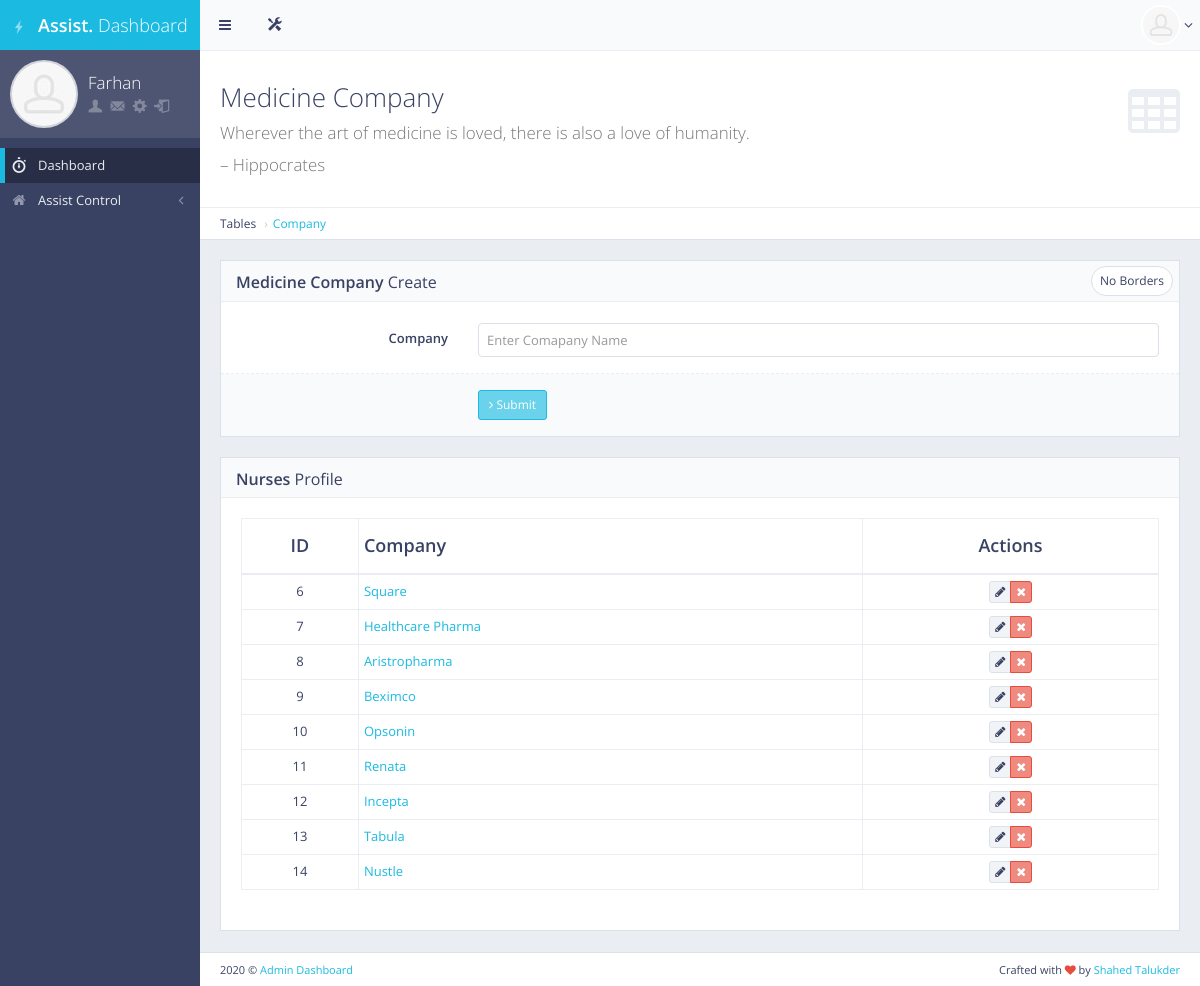
The app's page /company/ (signed in), older data.
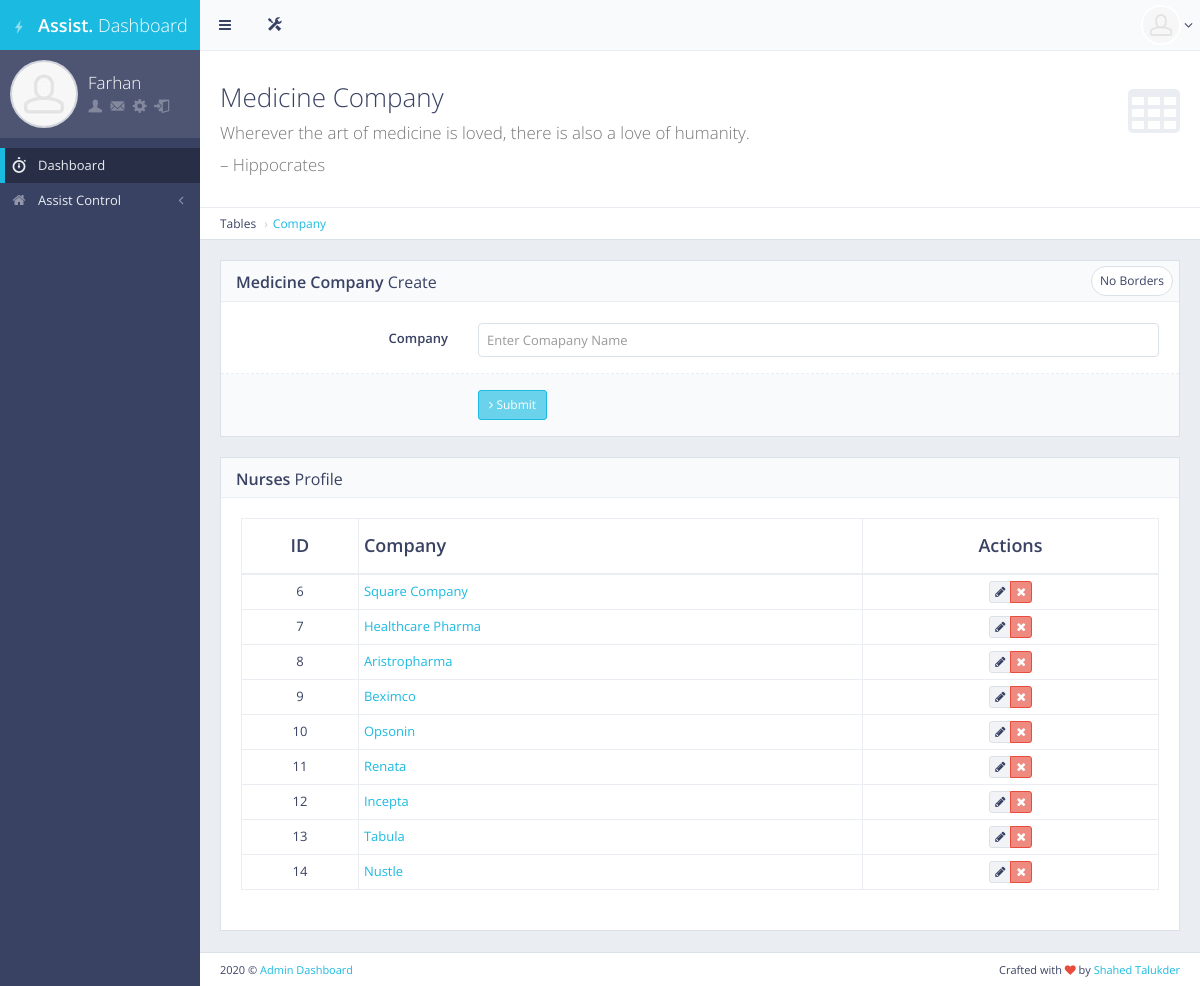
The same page, newer data.
### main/models.py (models this page shows, shortened)
class MedicineCompany(models.Model):
    company_name = models.CharField(max_length=120,blank=True,null=True)
    class Meta:
        db_table = "medicine_company"

### frontend/views.py (the view)
# urls.py: path('company/', views.medicine_company_add, name="medicine_company_add"),
def medicine_company_add(request):
    if request.user.is_authenticated and request.user.is_assistant:
        cmp = MedicineCompany.objects.all()
        if request.method == 'POST':
            mcpy = MedicineCompany(
                company_name = request.POST.get('companyName')
            )
            mcpy.save()
            return redirect('/company')
        return render(request, 'front/add_medicine_company.html',{"title":"Add Medicine Companies","cmp":cmp})
    else:
        return redirect('/')

### frontend/templates/front/add_medicine_company.html (shortened to what this page needs)
{%extends 'front/base.html'%}
{%load static%}
{%block main_content%}
<div id="page-content">
    <div class="content-header">
        <div class="header-section">
            <h1>
                <i class="fa fa-table"></i>Medicine Company<br><small>Wherever the art of medicine is loved, there is also a love of humanity.</small><br/><small>– Hippocrates</small>
            </h1>
        </div>
    </div>
    <ul class="breadcrumb breadcrumb-top">
        <li>Tables</li>
        <li><a href="">Company</a></li>
    </ul>
    <div class="row">
        <div class="col-md-12">
            <div class="block">
                <div class="block-title">
                    <div class="block-options pull-right">
                        <a href="javascript:void(0)" class="btn btn-alt btn-sm btn-default toggle-bordered enable-tooltip" data-toggle="button" title="" data-original-title="Toggles .form-bordered class">No Borders</a>
                    </div>
                    <h2><strong>Medicine Company</strong> Create</h2>
                </div>
                <form method="POST" class="form-horizontal form-bordered">
                    <div class="form-group">
                        <label class="col-md-3 control-label">Company</label>
                        <div class="col-md-9">
                            <input class="form-control" name="companyName" id="username" placeholder="Enter Comapany Name" />
                        </div>
                    </div>
                    <div class="form-group form-actions">
                        <div class="col-md-9 col-md-offset-3">
                            <button type="submit" class="btn btn-sm btn-primary"><i class="fa fa-angle-right"></i> Submit</button>
                        </div>
                    </div>
                </form>
            </div>
        </div>
    </div>
    <div class="block full">
        <div class="block-title">
            <h2><strong>Nurses</strong> Profile</h2>
        </div>
        <div class="table-responsive">
            <table id="example-datatable" class="table table-vcenter table-condensed table-bordered">
                <thead>
                    <tr>
                        <th class="text-center">ID</th>
                        <th>Company</th>
                        <th class="text-center">Actions</th>
                    </tr>
                </thead>
                <tbody>
                    {%for i in cmp%}
                    <tr>
                        <td class="text-center">{{i.id}}</td>
                        <td><a href="javascript:void(0)">{{i.company_name | title}}</a></td>
                        <td class="text-center">
                            <div class="btn-group">
                                <a href="{% url 'edit_medicine_company' id=i.pk %}" data-toggle="tooltip" title="Edit" class="btn btn-xs btn-default"><i class="fa fa-pencil"></i></a>
                                <a href="{% url 'delete_medicine_company' id=i.pk %}" data-toggle="tooltip" title="Delete" class="btn btn-xs btn-danger"><i class="fa fa-times"></i></a>
                            </div>
                        </td>
                    </tr>
                    {%endfor%}
                </tbody>
            </table>
        </div>
    </div>
</div>
{%endblock main_content%}

Row changes from the older to the newer data that the page shows:
changed MedicineCompany id 6: company_name "Square" → "Square Company"
